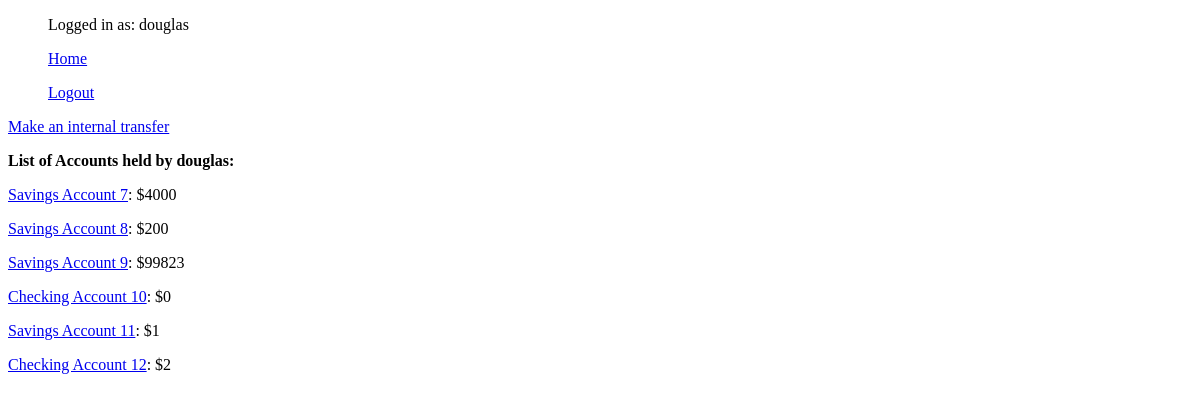
Before: /bank_accounts/user_account_list (signed in) with the older database file.
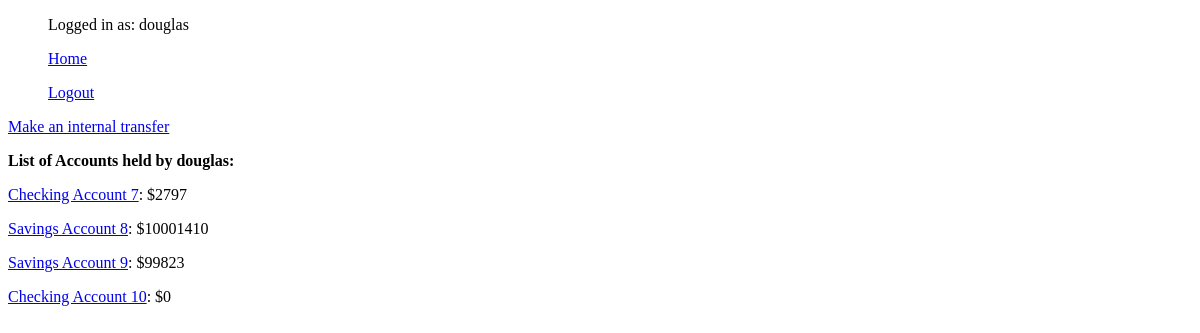
After: the same page with the newer database file.
### bank_accounts/models.py (models this page shows, shortened)
class Account(models.Model):
    CHECKING = "Checking"
    SAVINGS = "Savings"
    ACCOUNT_TYPE_CHOICES = (
        (CHECKING, 'Checking'),  # Each inner tuple is of form: (value to be set in model, human readable name)
        (SAVINGS, 'Savings'),
    )
    UCU = 'UCU'
    CHASE = 'Chase'
    WELLS_FARGO = 'Wells Fargo'
    BANK_CHOICES = (
        (UCU, 'UCU'),
        (CHASE, 'Chase'),
        (WELLS_FARGO, 'Wells Fargo'),
    )
    account_type = models.CharField(max_length=200, default=None, choices=ACCOUNT_TYPE_CHOICES)
    creator = models.CharField(max_length=200, default=None)  # Account creator
    holder = models.ForeignKey(User, on_delete=models.SET_NULL, null=True, blank=True)  # Account holder is a site user
    balance = models.IntegerField(default=0)
    bank = models.CharField(max_length=200, default='UCU', null=True, choices=BANK_CHOICES)
    routing_number = models.IntegerField(null=True)
    def __str__(self):
        return self.account_type + ' Account ' + str(self.id)

### bank_accounts/views.py (the view)
# urls.py: path('user_account_list', AccountListView.as_view(), name='account_list'),
class AccountListView(LoginRequiredMixin, ListView):
    template_name = 'bank_accounts/account_list.html'
    model = Account
    context_object_name = 'account_list'
    def get_queryset(self):  # Get the list of model instances we can display
        return Account.objects.filter(holder=self.request.user)

### bank_accounts/templates/bank_accounts/account_list.html (shortened to what this page needs)
{% extends 'base.html' %}
{% block content %}
    <p><a href={% url 'bank_accounts:internal_transfer' %}>Make an internal transfer</a></p>
    <b>List of Accounts held by {{ request.user.username }}:</b>
    {% if account_list %}
        {% for account in account_list %}
            <p><a href="{% url 'bank_accounts:account_detail' account.id %}">{{ account }}</a>: ${{ account.balance }}</p>
        {% endfor %}
    {% else %}
        <p>Nothing as of yet!</p>
    {% endif %}
{% endblock %}

Changed rows visible on the page:
removed Account: account_type+id "Savings Account 11", balance "1"
removed Account: account_type+id "Checking Account 12", balance "2"
changed Account: account_type+id "Savings Account 7" → "Checking Account 7"; balance "4000" → "2797"
changed Account "Savings Account 8": balance "200" → "10001410"
